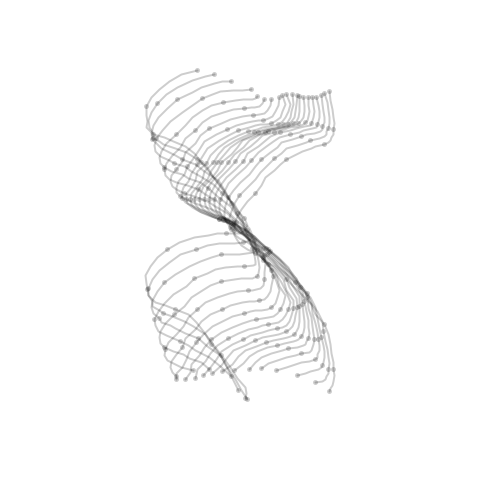
Frame 1 (no input)
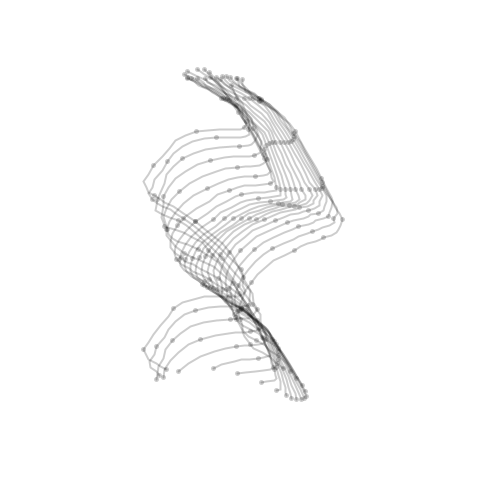
Frame 60 (the mouse pressed at the canvas centre just before this capture)
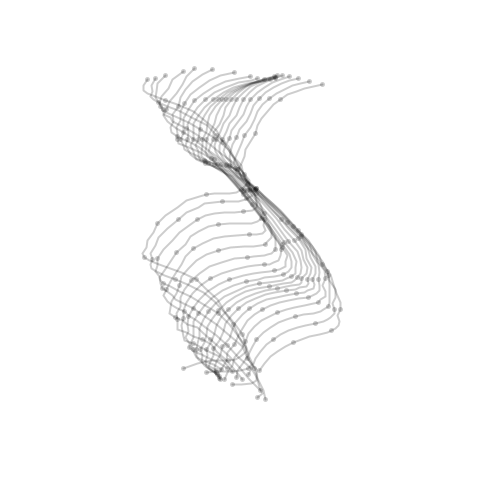
Frame 120 (the mouse held since frame 60 and released just before this capture)

The Processing sketch that drew these frames (run headless with seeded random() and noise(); from frame 60 on, the mouse is pressed at the canvas centre):

// Processing sketch: day_16
// ── day_16.pde
float offset = 0;

int nLines = 20;
float vSize = 100;


/**
 * Display a wave with different frequencies, offset and location
 */
void drawWave(int steps, float cycles, float offset, float yPos, float hSize) {
  noFill();
  stroke(0, 50);
  
  // Center on x
  float startX = width / 2 - hSize / 2;
  
  beginShape();
  for (int i = 0; i <= steps; i++) {
    float x = startX + i * (hSize / steps);
    
    float angle = offset + map(x, 0, width, 0, TWO_PI * cycles);
    float y = yPos + cos(angle) * 50;
    
    float xx = x - (pow(sin(angle), 2) * 20) - pow(cos(angle / 2), 2) * 20;
    float yy = y + noise(cos(offset + angle) * 2) * 20;
    vertex(xx, yy);
    
    // Put a point every 5 vertex
    if (i % 5 == 0) {
      strokeWeight(5);
      point(xx, yy);
    }
  }
  strokeWeight(2);
  endShape();
}


/**
 * Display multiple waves horizontally
 */
void horizontalWaves(int nLines, float vSize) {
  // Rotate 90° (did this afterward instead of swaping x and y)
  rotate(HALF_PI);
  translate(0, -height);
  
  float startY = height / 2 - vSize / 2;
  
  // Draw the curves, vary the parameters to offset them
  for (int i = 0; i < nLines; i++) {
    float cycles = map(i, 0, nLines - 1, 2, 3);
    float y = startY + i * (vSize / nLines);
    float angle = map(i, 0, nLines, 0, TWO_PI);
    float off = offset + cos(angle) * i * 0.05;
    
    drawWave(50, cycles, off, y, 300);
  }
}


void setup() {
  size(500, 500);
}


void draw() {
  background(255);
  
  horizontalWaves(nLines, vSize);
  
  offset -= 0.04;
}
